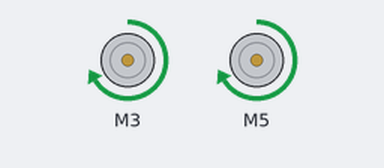
Recording of a sketch running on a simulated Raspberry Pi Pico. Parts: 2 × DC motor (green arrow = forward, orange = backward, longer = faster).

Above: at 1.0 s.
At 2.2 s:
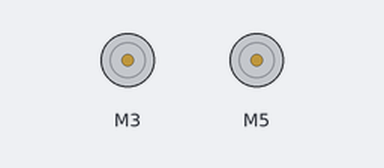
At 3.5 s:
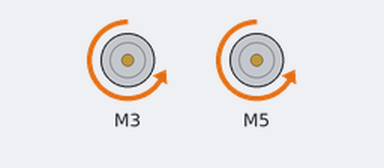
Timing chart, 0 to 6.5 s (numbered marks = the images above):
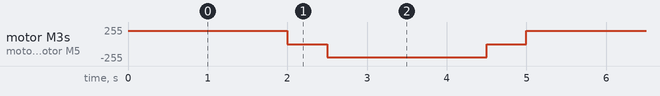

Measured:
- by itself, motor M3, motor M5: repeats every 5.0 s: stopped 0.50 s, backward 200/255 2.0 s, stopped 0.50 s, forward 200/255 2.0 s

The sketch:

cytron_mdd10a.ino
```cpp
// snippet: cytron_mdd10a
// tags: motor, cytron, mdd10a, mdd3a, dc, driver, pwm, dir
// boards: avr, esp32, megaavr, nano33iot, rp2040
// verified: compile-only
// library: CytronMotorDriver
// description: Dual DC motor with Cytron MDD10A/MDD3A using CytronMotorDriver library
// prompts: Cytron MDD10A motor driver, dual DC motor Cytron, CytronMotorDriver library, MDD3A motor control
// exact-include: CytronMotorDriver.h

#include <CytronMotorDriver.h>

// PWM-DIR mode: Motor1 PWM=3, DIR=4 / Motor2 PWM=5, DIR=6
CytronMD motor1(PWM_DIR, 3, 4);
CytronMD motor2(PWM_DIR, 5, 6);

void setup() {}

void loop() {
  motor1.setSpeed(200);   // 0-255 forward
  motor2.setSpeed(200);
  delay(2000);
  motor1.setSpeed(0);
  motor2.setSpeed(0);
  delay(500);
  motor1.setSpeed(-200);  // reverse
  motor2.setSpeed(-200);
  delay(2000);
  motor1.setSpeed(0);
  motor2.setSpeed(0);
  delay(500);
}
```
